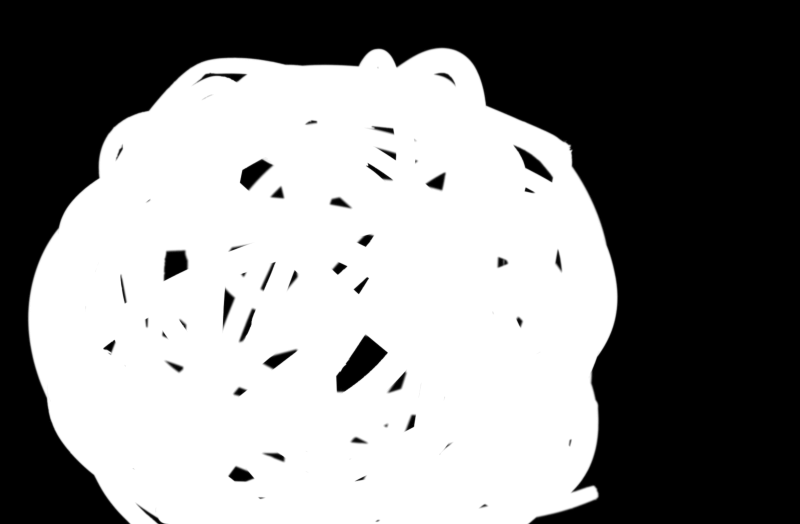
#> input picture Bayesian_Matting_Python/gt_training_lowres/GT02.png, 800 x 524 px, found by its file name
$ python Four_Section.py
#> lines starting #> are read from the running program, lines starting #| are printed output that depends on the picture; after the words box and inside, x2 and y2 are one past the last pixel; in counts of white or black regions, pixels touching at a corner belong together
### Bayesian_Matting_Python/Bayesian_matte_OB.py
import numpy as np
from matting_functions import matlab_style_gauss2d
from matting_functions import get_window
from orchard_bouman_clust import clustFunc
from matting_functions import solve


def Bayesian_Matte(image, trimap, N=105, sig=8, minNeighbours=10):
    '''
    img - input image that the user will give to perform the foreground-background mapping
    trimap - the alpha mapping that is given with foreground and background determined.
    N - Window size, determines how many pixels will be sampled around the pixel to be solved, should be always odd.
    sig - wieghts of the neighbouring pixels. less means more centered.
    minNeighbours - Neigbour pixels available to solve, should be greater than 0, else inverse wont be calculated
    '''

    # We Convert the Images to float so that we are able to play with the pixel values
    image = np.array(image, dtype='float')
    trimap = np.array(trimap, dtype='float')

    # Here we normalise the Images to range from 0 and 1.
    image /= 255
    trimap /= 255

    # We get the dimensions
    h, w, c = image.shape

    # Preparing the gaussian weights for window
    gaussian_weights = matlab_style_gauss2d((N, N), sig)
    gaussian_weights /= np.max(gaussian_weights)

    # We seperate the foreground specified in the trimap from the main image.
    foreground_map = trimap == 1
    foreground_actual = np.zeros((h, w, c))
    foreground_actual = image * np.reshape(foreground_map, (h, w, 1))

    # We seperate the background specified in the trimap from the main image.
    background_map = trimap == 0
    background_actual = np.zeros((h, w, c))
    background_actual = image * np.reshape(background_map, (h, w, 1))

    # Creating empty alpha channel to fill in by the program
    unknown_map = np.logical_or(foreground_map, background_map) == False
    alpha_channel = np.zeros(unknown_map.shape)
    alpha_channel[foreground_map] = 1
    alpha_channel[unknown_map] = np.nan

    # Finding total number of unkown pixels to be calculated
    n_unknown = np.sum(unknown_map)

    # Making the datastructure for finding pixel values and saving id they have been solved yet or not.
    A, B = np.where(unknown_map == True)
    points_not_visited = np.vstack((A, B, np.zeros(A.shape))).T

    print("Solving Image with {} unsolved pixels... Please wait...".format(n_unknown))

    # running till all the pixels are solved.
    while(sum(points_not_visited[:, 2]) != n_unknown):
        last_value = sum(points_not_visited[:, 2])

        # iterating for all pixels
        for i in range(n_unknown):
            # checking if solved or not
            if points_not_visited[i, 2] == 1:
                continue

            # If not solved, we try to solve
            else:
                # We get the location of the unsolved pixel
                y, x = map(int, points_not_visited[i, :2])

                # Creating an window which states what pixels around it are solved(forground/background)
                a_window = get_window(
                    alpha_channel[:, :, np.newaxis], x, y, N)[:, :, 0]

                # Creating a window and weights of solved foreground window
                foreground_window = get_window(foreground_actual, x, y, N)
                foreground_weights = np.reshape(a_window**2 * gaussian_weights, -1)
                values_to_keep = np.nan_to_num(foreground_weights) > 0
                foreground_pixels = np.reshape(foreground_window, (-1, 3))[values_to_keep, :]
                foreground_weights = foreground_weights[values_to_keep]

                # Creating a window and weights of solved background window
                background_window = get_window(background_actual, x, y, N)
                background_weights = np.reshape((1-a_window)**2 * gaussian_weights, -1)
                values_to_keep = np.nan_to_num(background_weights) > 0
                background_pixels = np.reshape(background_window, (-1, 3))[values_to_keep, :]
                background_weights = background_weights[values_to_keep]

                # We come back to this pixel later if it doesnt has enough solved pixels around it.
                if len(background_weights) < minNeighbours or len(foreground_weights) < minNeighbours:
                    continue

                # If enough pixels, we cluster these pixels to get clustered colour centers and their covariance    matrices
                mean_foreground, cov_foreground = clustFunc(foreground_pixels, foreground_weights)
                mean_background, cov_background = clustFunc(background_pixels, background_weights)
                alpha_init = np.nanmean(a_window.ravel())

                # We try to solve our 3 equation 7 variable problem with minimum likelihood estimation
                foreground_predicted, background_predicted, alpha_predicted = solve(
                    mean_foreground, cov_foreground, mean_background, cov_background, image[y, x], 0.7, alpha_init)

                # storing the predicted values in appropriate windows for use for later pixels.
                foreground_actual[y, x] = foreground_predicted.ravel()
                background_actual[y, x] = background_predicted.ravel()
                alpha_channel[y, x] = alpha_predicted
                points_not_visited[i, 2] = 1
                if(np.sum(points_not_visited[:, 2]) % 1000 == 0):
                    print("Solved {} out of {}.".format(
                        np.sum(points_not_visited[:, 2]), len(points_not_visited)))

        if sum(points_not_visited[:, 2]) == last_value:
            # ChangingWindow Size
            # Preparing the gaussian weights for window
            N += 2
            sig += 1
            gaussian_weights = matlab_style_gauss2d((N, N), sig)
            gaussian_weights /= np.max(gaussian_weights)
            print(N)

    return alpha_channel

### Bayesian_Matting_Python/matting_functions.py
import numpy as np
import matplotlib.pyplot as plt
import cv2
from numba import jit


# GAUSSIAN FILTER


def matlab_style_gauss2d(shape=(3, 3), sigma=0.5):
    """
    Returns a 2D Gaussian filter with the specified shape and standard deviation.

    Args:
        shape: A tuple of two integers specifying the dimensions of the output filter. The default value is (3, 3).
        sigma: A float specifying the standard deviation of the Gaussian filter. The default value is 0.5.

    Returns:
        A two-dimensional NumPy array containing the Gaussian filter. The dimensions of the array are determined by
        the shape argument, and the values of the array are determined by the Gaussian function with the specified sigma.
        The sum of the values in the array will be approximately equal to 1.
    """
    half_height, half_width = [(ss-1)/2 for ss in shape]
    x_coords, y_coords = np.meshgrid(np.arange(-half_width, half_width+1), np.arange(-half_height, half_height+1))
    kernel = np.exp(-(x_coords**2 + y_coords**2)/(2*sigma**2))
    kernel[kernel < np.finfo(kernel.dtype).eps*kernel.max()] = 0
    kernel /= np.sum(kernel)
    return kernel


# [141 lines left out: functions get_window, solve, compositing, not called in this run]

### Bayesian_Matting_Python/Four_Section.py
import numpy as np
from PIL import Image, ImageOps
import matplotlib.pyplot as plt
import cv2
from matting_functions import compositing
from Bayesian_matte_OB import Bayesian_Matte
from quality_metrics import quality_metrics
from timeit import default_timer as timer
import datetime
import unittest
from orchard_bouman_clust import calc_mean, calc_total_weight
from matting_functions import matlab_style_gauss2d


# [20 lines of commented-out code are left out]

import numpy as np
from PIL import Image, ImageOps
from timeit import default_timer as timer


filename = 'GT02'
image = np.array(Image.open(f'High_Resolution/input_training_highres/{filename}.png'))
#> image is the input picture: shape (524, 800, 3); min 0, max 255, mean 137.9
image_trimap = np.array(ImageOps.grayscale(Image.open(f'High_Resolution/trimap_training_highres/Trimap2/{filename}.png')))
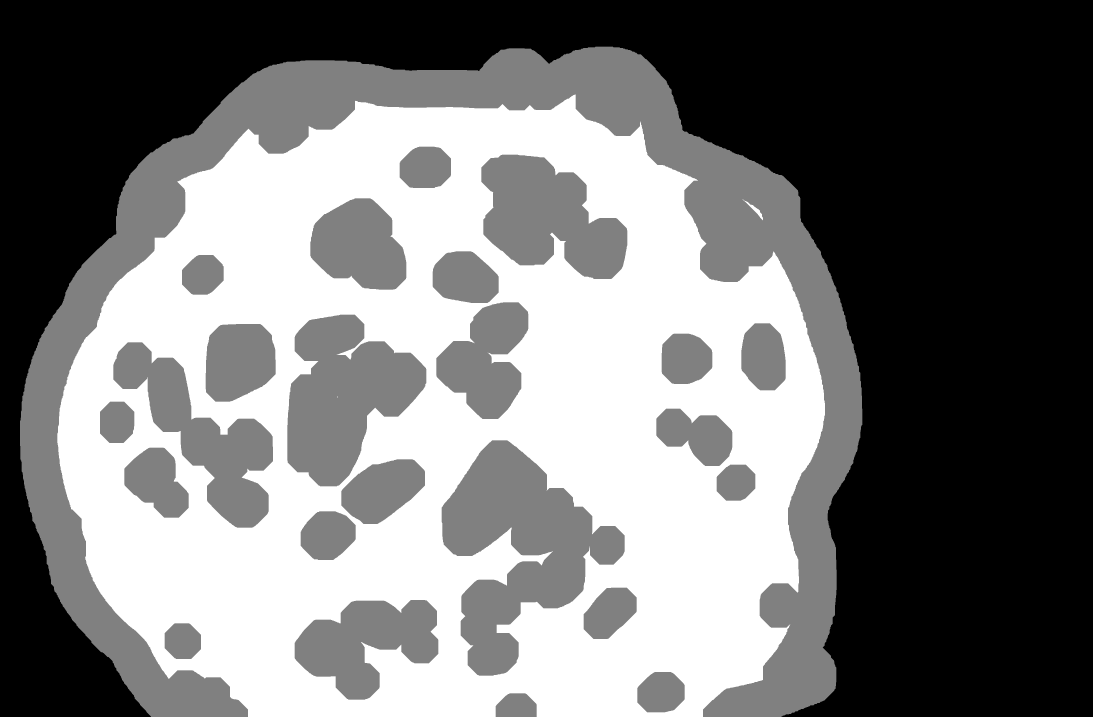
#> input picture Bayesian_Matting_Python/High_Resolution/trimap_training_highres/Trimap2/GT02.png, 3278 x 2150 px (shown at 1/3 size)
ground_truth = np.array(ImageOps.grayscale(Image.open(f'High_Resolution/gt_training_highres/{filename}.png')))
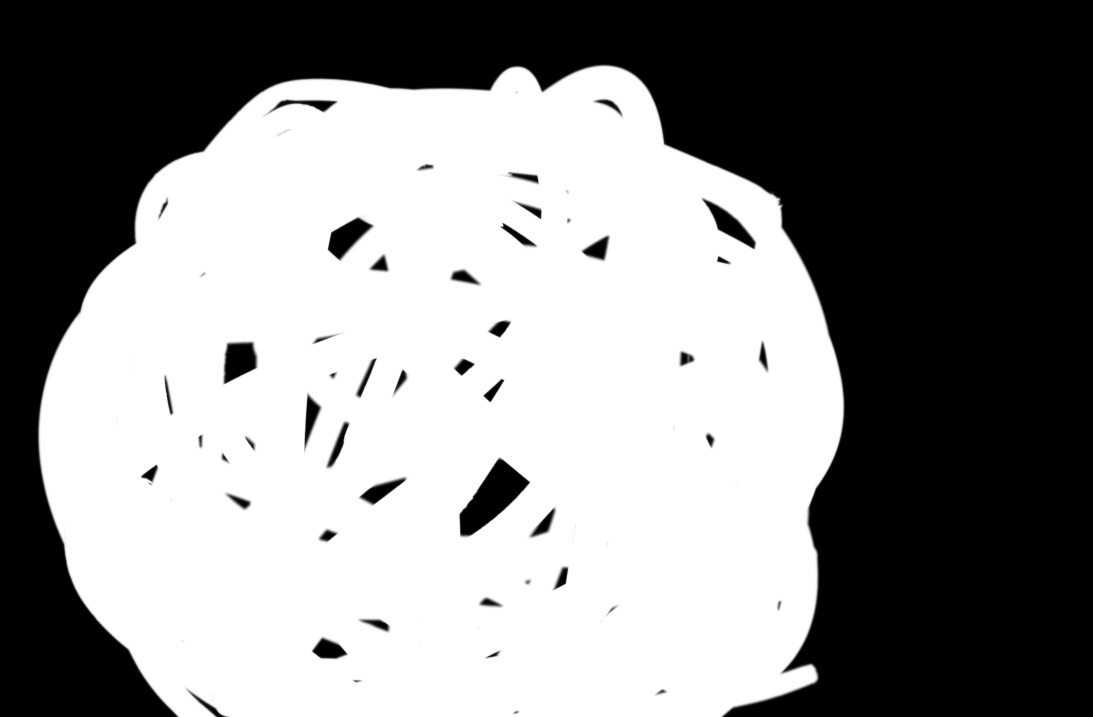
#> input picture Bayesian_Matting_Python/High_Resolution/gt_training_highres/GT02.png, 3278 x 2150 px (shown at 1/3 size)
# Window Size
N = 105

# Split image and trimap into four parts
h, w = image.shape[:2]
#> h = 524; w = 800
image_top_left = image[:h//2, :w//2]
image_top_right = image[:h//2, w//2:]
image_bottom_left = image[h//2:, :w//2]
image_bottom_right = image[h//2:, w//2:]

trimap_top_left = image_trimap[:h//2, :w//2]
#> trimap_top_left: shape (262, 400); every value is 0
trimap_top_right = image_trimap[:h//2, w//2:]
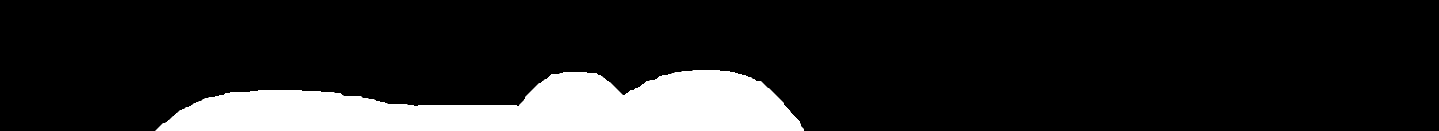
#> trimap_top_right: shape (262, 2878) (shown at 1/2 size); values 0 (black) and 128 (white), 13.3% white; 1 white region, box (x1, y1, x2, y2) and area: (311, 140, 1608, 262) 100485
trimap_bottom_left = image_trimap[h//2:, :w//2]
trimap_bottom_right = image_trimap[h//2:, w//2:]
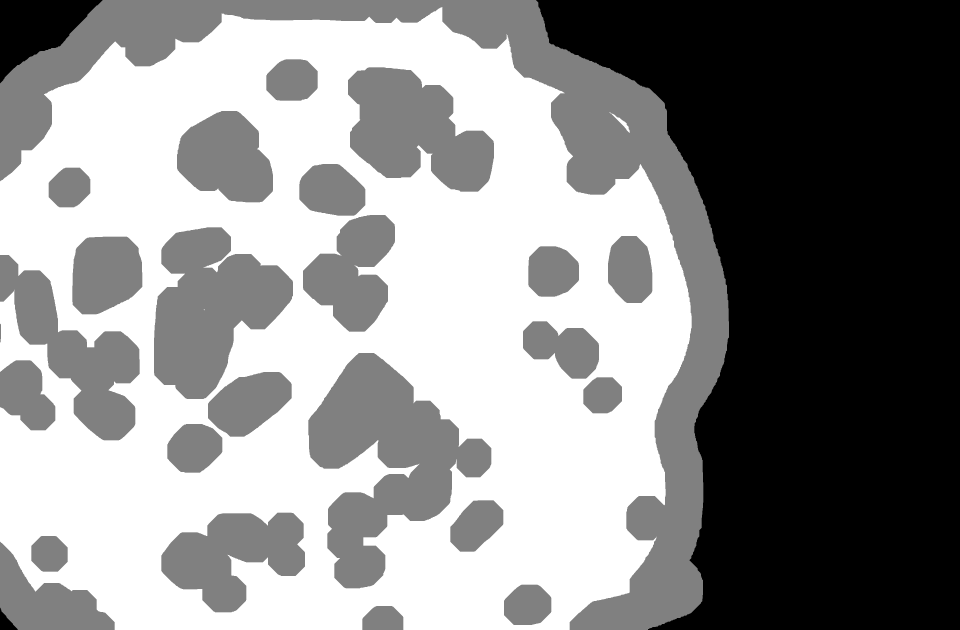
#> trimap_bottom_right: shape (1888, 2878) (shown at 1/3 size); min 0, max 255, mean 142.8

start = timer() # Start the timer

# Run the Bayesian Matting algorithm for each part
alpha_OB_top_left = Bayesian_Matte(image_top_left, trimap_top_left, N)
#> in Bayesian_Matte, `trimap = np.array(trimap, dtype='float')`: trimap: shape (262, 400) float64; every value is 0
#> in Bayesian_Matte, `foreground_actual = image * np.reshape(foreground_map, (h, w, 1))`: foreground_actual: shape (262, 400, 3) float64; every value is 0
#> in Bayesian_Matte, `background_map = trimap == 0`: background_map: shape (262, 400) bool; every value is 1
#> in Bayesian_Matte, `n_unknown = np.sum(unknown_map)`: n_unknown = 0
#> in Bayesian_Matte, `A, B = np.where(unknown_map == True)`: A = empty array
#> (printed output is left out)
#> after the loop in Bayesian_Matte, `while(sum(points_not_visited[:, 2]) != n_unknown):`:
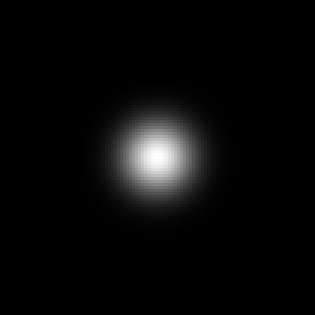
#> gaussian_weights: shape (105, 105) float64 (shown 3 times larger); min 0, max 1, mean 0.0365
#> after the loop in Bayesian_Matte, `while(sum(points_not_visited[:, 2]) != n_unknown):`: N = 105; sig = 8
alpha_OB_top_right = Bayesian_Matte(image_top_right, trimap_top_right, N)
#> call 2 of matlab_style_gauss2d, with shape = (105, 105), sigma = 8
#> in matlab_style_gauss2d (call 2), `x_coords, y_coords = np.meshgrid(np.arange(-half_width, half_width+1),..`:
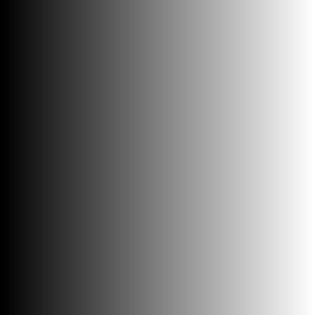
#> x_coords: shape (105, 105) float64 (shown 3 times larger); min -52, max 52, mean 0; drawn with min black and max white
#> in matlab_style_gauss2d (call 2), `x_coords, y_coords = np.meshgrid(np.arange(-half_width, half_width+1),..`:
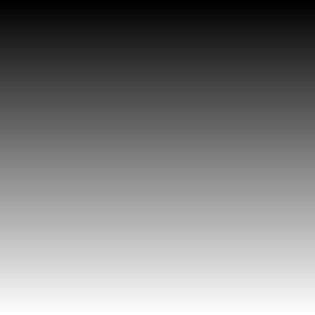
#> y_coords: shape (105, 105) float64 (shown 3 times larger); min -52, max 52, mean 0; drawn with min black and max white
#> in matlab_style_gauss2d (call 2), `kernel[kernel < np.finfo(kernel.dtype).eps*kernel.max()] = 0`: kernel: shape (105, 105) float64; min 0, max 1, mean 0.0365
#> in Bayesian_Matte (call 2), `foreground_map = trimap == 1`: foreground_map: shape (262, 2878) bool; every value is 0
#> (the run stopped early here; a loop or call above may not have finished)
